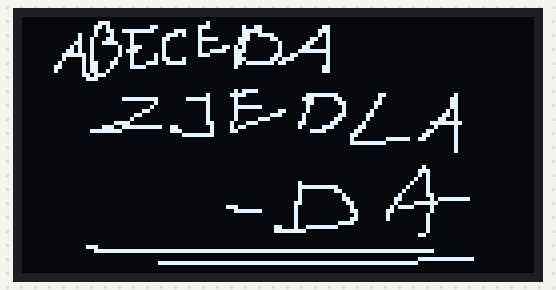
Bench run of a program on a simulated ESP32 board running MicroPython. Shown: 128×64 one-colour display. Library files of the repository ran but are not shown: ssd1306.py. At 0.1 s the program stops and its outputs stay as they are.

Above: at 0.1 s.

The program:

displaycode.py
```python
from machine import Pin, SoftI2C
import ssd1306
import framebuf

# I2C
i2c = SoftI2C(scl=Pin(9), sda=Pin(8))

oled_width = 128
oled_height = 64
display = ssd1306.SSD1306_I2C(oled_width, oled_height, i2c)

# ---- Lopaka image (keep this exactly as exported) ----
image_Layer_1_bits = bytearray(b'\x00\x1c\x00\x00\x02\x00\x00\x00\x00\x00\x00\x00\x00\x004\x00\xc0\x0e\x010\x00\x18\x00\x00\x00\x00\x00&\x7f\x83\x88\x01\xf0\x008\x00\x00\x00\x00\x02\x22\x10\x0e\x88\x01\x9e\x00(\x00\x00\x00\x00\x02F\x10\x18\x0f\x83\x83\x00\xc8\x00\x00\x00\x00\x06O\x10\x10\x08\x03\x00\x81\x88\x00\x00\x00\x00\x0a@\x9c\x10\x085\x00\x83\x08\x00\x00\x00\x00\x1a@\xb8\x10\x09\xe7\x00\x87\xf8\x00\x00\x00\x00?@\x90P\x0e\x06\x01\x98\x08\x00\x00\x00\x00!A\x10X\x80\x07\x03p\x08\x00\x00\x00\x00Ac\x11\xcf\x80\x06\xfe\xc0\x08\x00\x00\x00\x00\xc1b\x1e\x00\x00\x04\x00\x00\x18\x00\x00\x00\x00\x81d\x00\x00\x00\x00\x00\x00\x18\x00\x00\x00\x00\x01\xb8\x00\x00\x00\x00\x00\x00\x00\x00\x00\x00\x00\x00\xe0\x00\x00\x00\x00\x00\x00\x00\x00\x00\x00\x00\x00\x00\x00\x00\x00\x00\x00\x00\x00\x00\x00\x00\x00\x00\x00\x00\x00\x00\x00\x00\x00\x00\x00\x00\x00\x00\x00\x00\x00\x00\x00\x05\xe0\x00\x00\x00\x00\x00\x00\x00\x00\x00\x00\x02\x0f\x00\x01\xfe\x00`\x00\x08\x00\x00\x7f\xc0~\x04\x00\x03\x83\x00@\x00\x18\x00\x00\x00@\x02\x04\x00\x01\x81\x80\xc0\x00\x18\x00\x00\x00\x80\x02\x07\xf0\x01\x00\x80\x80\x00\x18\x00\x00\x03\x00\x02\x04\x00\xc1\x00\x81\x00\x00(\x00\x00\x0c\x00\x02\x04\x03\x82\x01\x83\x00\x00h\x00\x00\x10\x00\x02\x04\x1c\x02\x03\x02\x00\x00\xc8\x00\x01\xe0\x00\x03\x08\xe0\x06\x06\x04\x00\x03\xfc\x00\x0e\x7f\xe6\x01\x0b\x00\x04\x1c\x0c\x00\x01\x08\x00\x7f\x80\x07\x01\x0c\x00\x00\xf0\x18\x00\x06\x08\x00\x00\x00\x00\xff\x00\x00\x00\x000\x00\x0c\x08\x00\x00\x00\x00\x00\x00\x00\x00\x00 \x1f\x98\x08\x00\x00\x00\x00\x00\x00\x00\x00\x00?\xe0\x00\x08\x00\x00\x00\x00\x00\x00\x00\x00\x00\x00\x00\x00\x08\x00\x00\x00\x00\x00\x00\x00\x00\x00\x00\x00\x00\x08\x00\x00\x00\x00\x00\x00\x00\x00\x00\x00\x00\x00\x00\x00\x00\x00\x00\x00\x00\x00\x00\x00\x00\x00\x00\x00\x00\x00\x00\x00\x00\x00\x00\x00\x00\x00\x00\x00\x00\x00\x00\x00\x00\x00\x00\x00\x00\x00\x00\x00\x00\x00\x00\x00\x00\x00\x00\x00\x00\x00\x00\x00\x00\x00\x00\x00\x00\x00\x00\x00\x00\x00\x00\x00\x00\x00\x00\x00\x00\x00\x00\xbf\x00\x0f\xf8\x00\x00\x00\x00\x00\x00\x00\x00\x01\x81\x80\x04\x00\x00\x00\x00\x00\x00\x00\x00\x00\x01\x00\xc0\x04\x00\x00\x00\x00\x00\x00\x00\x00\x00\x01\x00@\x08\x00\x00\x00\x00\x00\x00\x00\x00\x00\x03\x00`\x08\x00\x00\x00\x00\x00\x00\x00\x00\x00\x02\x000\x08\x00\x00\x00\x00\x00\x00\x00\x00\x00\x02\x00\x10\x10\x00\x00\x00\x00\x00\x00\x00\x00\x00\x02\x000\x10\x00\x00\x00\x00\x00\x00\x00\x00\x00\x04\x00` \x00\x00\x00\x00\x00\x00\x00\x00\x00\x04\x00\xc0`\x00\x00\x00\x00\x00\x00\x00\x00\x00\x04\x01\x80@\x02\x00\x00\x00\x00\x00\x00\x00\x00\x04\x03\x00\x80\xfe\x00\x00\x00\x00\x00\x00\x00\x00\x08\x06\x00\x9f\x00\x00\x00\x00\x00\x00\x00\x00\x00\x0f\x0c\x01\xf0\x00\x00\x00\x00\x00\x00\x00\x00\x00\x09\xf8\x00\x00\x00\x00\x00\x00\x00\x00\x00')
image_Layer_2_bits = bytearray(b'\x00\x00\x00\x00\x00\x00\x00\x00\x00\x00\x08\x00\x00\x00\x00\x00\x00\x00\x00\x00\x00\x00\x00\x1c\x00\x00\x00\x00\x00\x00\x00\x00\x00\x00\x00\x00\x14\x00\x00\x00\x00\x00\x00\x00\x00\x00\x00\x00\x00$\x00\x00\x00\x00\x00\x00\x00\x00\x04\x00\x00\x00D\x00\x00\x00\x00\x00\x00\x00\x00\x07\xfe\x00\x00\x84\x00\x00\x00\x00\x00\x00\x00\x00\x04\x03\x00\x01\x04\x00\x00\x00\x00\x00\x00\x00\x00\x04\x00\x80\x02\x06\x00\x00\x00\x00\x00\x00\x00\x00\x04\x00\xc0\x06\x02\xff\x00\x00\x00\x00\x00\x00\x00\x0c\x00`\x04?\x00\x00\x00\x00\x00\x00\x1c\x00\x08\x00 \x0b\xc2\x00\x00\x00\x00\x00\x00\x07\xf0\x08\x000\x18\x02\x00\x00\x00\x00\x00\x00\x00\x00\x08\x00\x10\x10\x04\x00\x00\x00\x00\x00\x00\x00\x00\x08\x000\x10\x04\x00\x00\x00\x00\x00\x00\x00\x00\x08\x01\xe0\x00\x04\x00\x00\x00\x00\x00\x00\x00\x01\x89\xfe\x00\x00\x04\x00\x00\x00\x00\x00\x00\x00\x01\xfe\x00\x00\x00\x04\x00\x00\x00\x00\x00\x00\x00\x00\x00\x00\x00\x00\x18\x00\x00\x00\x00\x00\x00\x00\x00\x00\x00\x00\x00\x00\x00\x00\x00\x00\x00\x00\x00\x00\x00\x00\x00\x00\x00\x00\x00\xe0\x00\x00\x00\x00\x00\x00\x00\x00\x00\x00\x00\x00?\xff\xff\xff\xff\xff\xff\xff\xff\xff\xfe\x00\x00\x00\x00\x00\x00\x00\x00\x00\x00\x00\x00\x00\x00\x00\x00\x00\x00\x00\x00\x00\x00\x00\x00\x00\x1f\xff\x80\x00\x00?\xff\xff\xff\xff\xff\xff\xff\xe0\x00\x00')

# Layer 1
fb_image_Layer_1_bits = framebuf.FrameBuffer(image_Layer_1_bits, 102, 54, framebuf.MONO_HLSB)
display.framebuf.blit(fb_image_Layer_1_bits, 8, 1)

# Layer 2
fb_image_Layer_2_bits = framebuf.FrameBuffer(image_Layer_2_bits, 97, 25, framebuf.MONO_HLSB)
display.framebuf.blit(fb_image_Layer_2_bits, 16, 37)

display.show()


'''
# ---- Draw once ----
display.fill(0)                 # clear screen
display.blit(fb_image, 2, 2)    # position on screen
display.show()
'''
```
